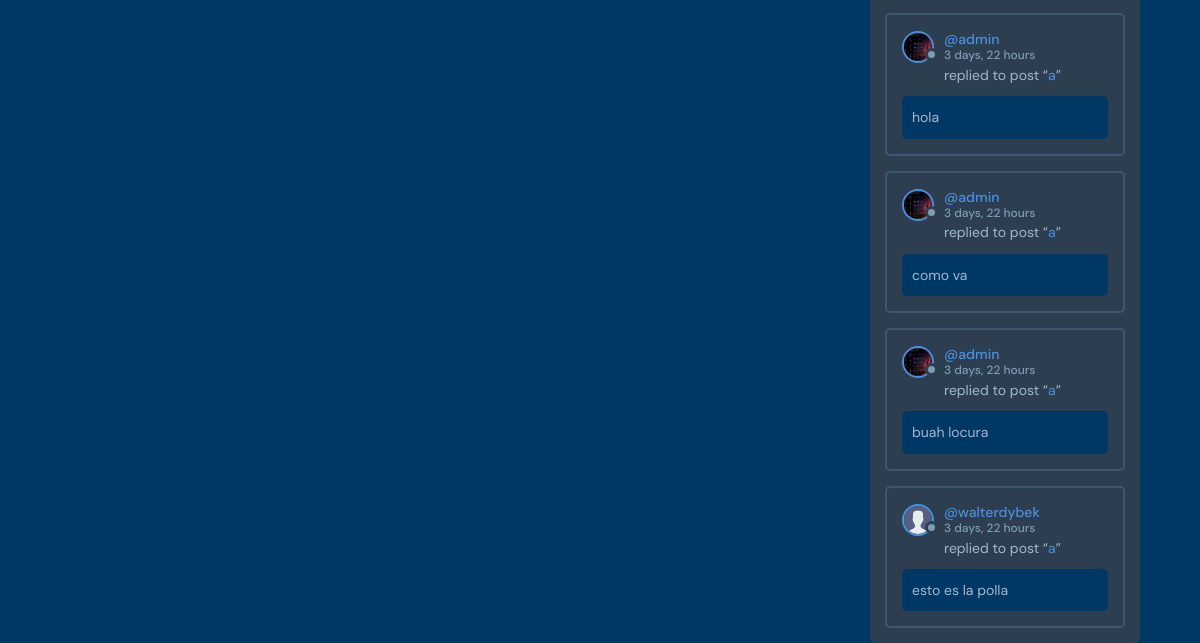
The app's page / (lower part), older data.
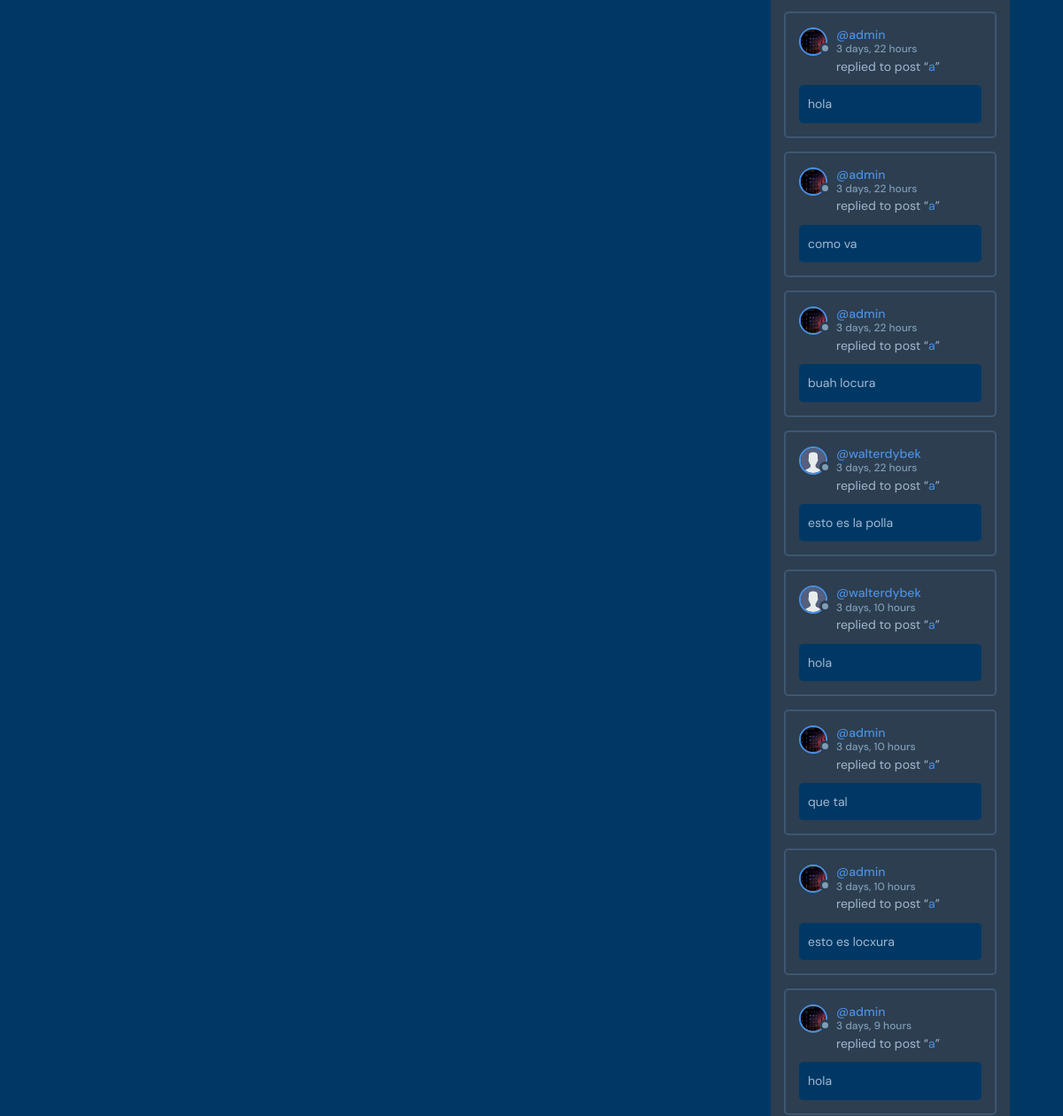
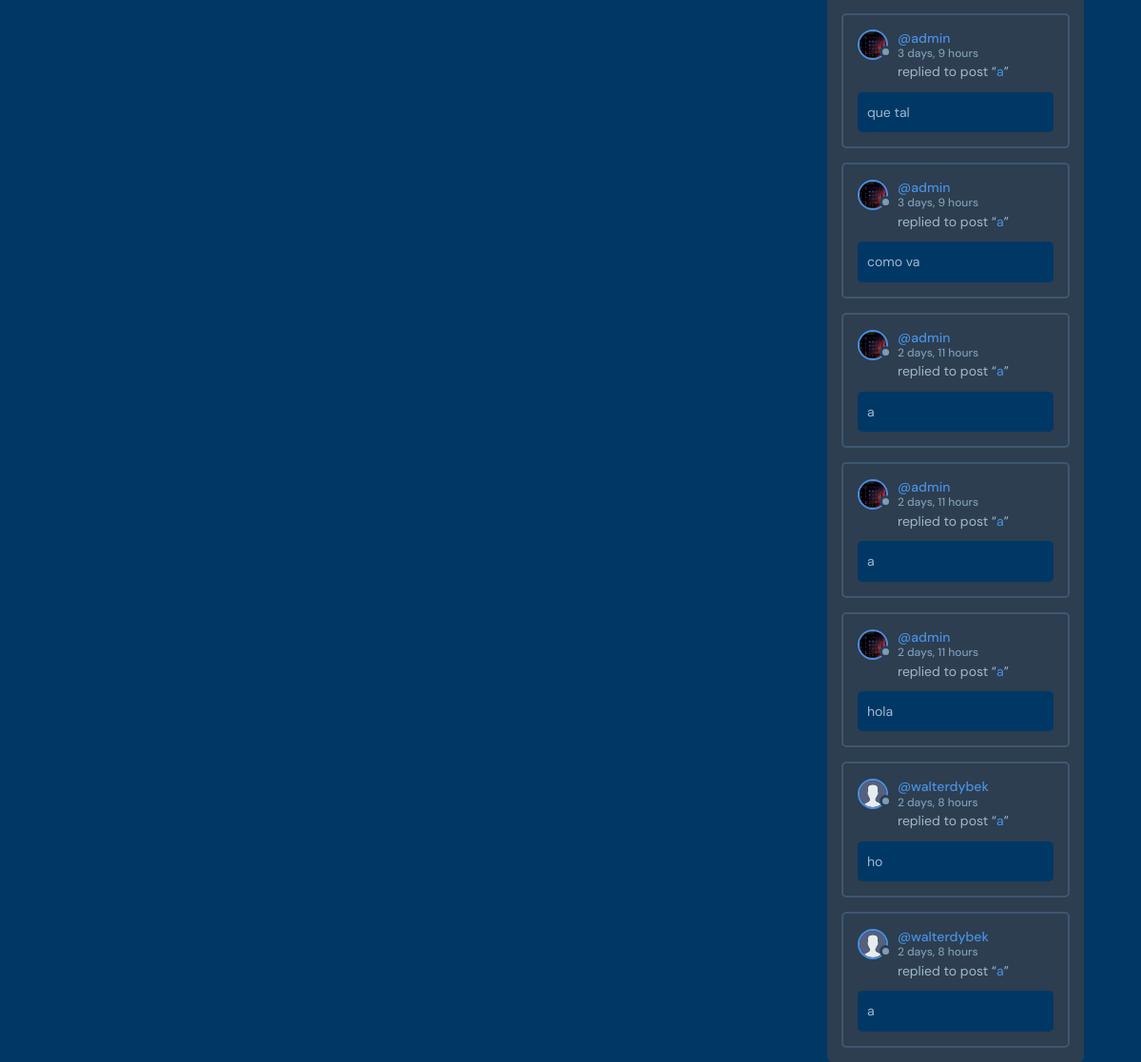
The same page, newer data (2 pictures, top to bottom).
### base/models.py (models this page shows)
class Message(models.Model):
    user = models.ForeignKey(User, on_delete=models.CASCADE)
    room = models.ForeignKey(Room, on_delete=models.CASCADE)
    body = models.TextField()
    updated = models.DateTimeField(auto_now=True)
    created = models.DateTimeField(auto_now_add=True)

class User(AbstractUser):
    username = models.CharField(unique=True,max_length=200, null=True)
    first_name = models.CharField(max_length=200, null=True)
    last_name = models.CharField(max_length=200, null=True)
    email = models.EmailField(unique=True, null=True)
    bio = models.TextField(null=True)
    avatar = models.ImageField(null=True, default="avatar.svg")
    birthdate = models.DateField(null=True, blank=True)
    USERNAME_FIELD = 'username'
    REQUIRED_FIELDS = []

class Room(models.Model):
    host = models.ForeignKey(User, on_delete=models.CASCADE)
    topic = models.ForeignKey(Topic, on_delete=models.SET_NULL, null=True)
    name = models.CharField(max_length=200)
    description = models.TextField(null=True, blank=True)
    participants = models.ManyToManyField(User, related_name='participants', blank=True)
    updated = models.DateTimeField(auto_now=True)
    created = models.DateTimeField(auto_now_add=True)
    class Meta:
        ordering = ['-updated', '-created']
    def __str__(self):
        return self.name

### base/views.py (the view)
# urls.py: 2. Add a URL to urlpatterns:  path('', views.home, name='home')
def home(request):
    q=request.GET.get('q') if request.GET.get('q') != None else ''
    rooms = Room.objects.filter(Q(topic__name__icontains=q) | Q(name__icontains=q) | Q(description__contains=q)) # Fetch all Room objects from the database
    topics = Topic.objects.all()[0:5]  # Fetch all Topic objects from the database
    room_count = rooms.count()  # Count the number of rooms
    room_messages = Message.objects.filter(Q(room__topic__name__icontains=q) | Q(room__name__icontains=q) | Q(room__description__contains=q))
    posts = Post.objects.all().order_by('-created')  # <- Aquí cargamos los posts  # Fetch all messages related to the rooms
    context = {'rooms': rooms, 'topics':topics, 'room_count':room_count, 'room_messages':room_messages, 'post_list': posts}  # Context dictionary to pass data to the template
    return render(request, 'base/home.html', context)  # Pass the rooms list to the template

### base/templates/base/home.html (shortened to what this page needs)
{% extends 'main.html' %}
{% block content %}
    <main class="layout layout--3">
      <div class="container">
        {% include 'base/activity_component.html' %}
      </div>
    </main>
    {% endblock content %}

### base/templates/base/activity_component.html (shortened to what this page needs)
<div class="activities">
    {% for message in room_messages %}
    <div class="activities__box">
      <div class="activities__boxHeader roomListRoom__header">
        <a href="{%url 'user-profile' message.user.id %}" class="roomListRoom__author">
          <div class="avatar avatar--small">
            <img src="{{message.user.avatar.url}}" />
          </div>
          <p>
            @{{message.user.username}}
            <span>{{message.created|timesince}}</span>
          </p>
        </a>
      </div>
      <div class="activities__boxContent">
        <p>replied to post “<a href="{% url 'room' message.room.id %}">{{message.room}}</a>”</p>
        <div class="activities__boxRoomContent">
            {{message.body}}
        </div>
      </div>
    </div>
    {% endfor %}
  </div>

Row changes from the older to the newer data that the page shows:
added Message: user.avatar (placeholder picture), user.username "walterdybek", created "3 days, 10 hours", room "a", body "hola"
added Message: user.avatar (picture), user.username "admin", created "3 days, 10 hours", room "a", body "que tal"
added Message: user.avatar (picture), user.username "admin", created "3 days, 10 hours", room "a", body "esto es locxura"
added Message: user.avatar (picture), user.username "admin", created "3 days, 9 hours", room "a", body "hola"
added Message: user.avatar (picture), user.username "admin", created "3 days, 9 hours", room "a", body "que tal"
added Message: user.avatar (picture), user.username "admin", created "3 days, 9 hours", room "a", body "como va"
added Message: user.avatar (picture), user.username "admin", created "2 days, 11 hours", room "a", body "a"
added Message: user.avatar (picture), user.username "admin", created "2 days, 11 hours", room "a", body "a"
added Message: user.avatar (picture), user.username "admin", created "2 days, 11 hours", room "a", body "hola"
added Message: user.avatar (placeholder picture), user.username "walterdybek", created "2 days, 8 hours", room "a", body "ho"
added Message: user.avatar (placeholder picture), user.username "walterdybek", created "2 days, 8 hours", room "a", body "a"
